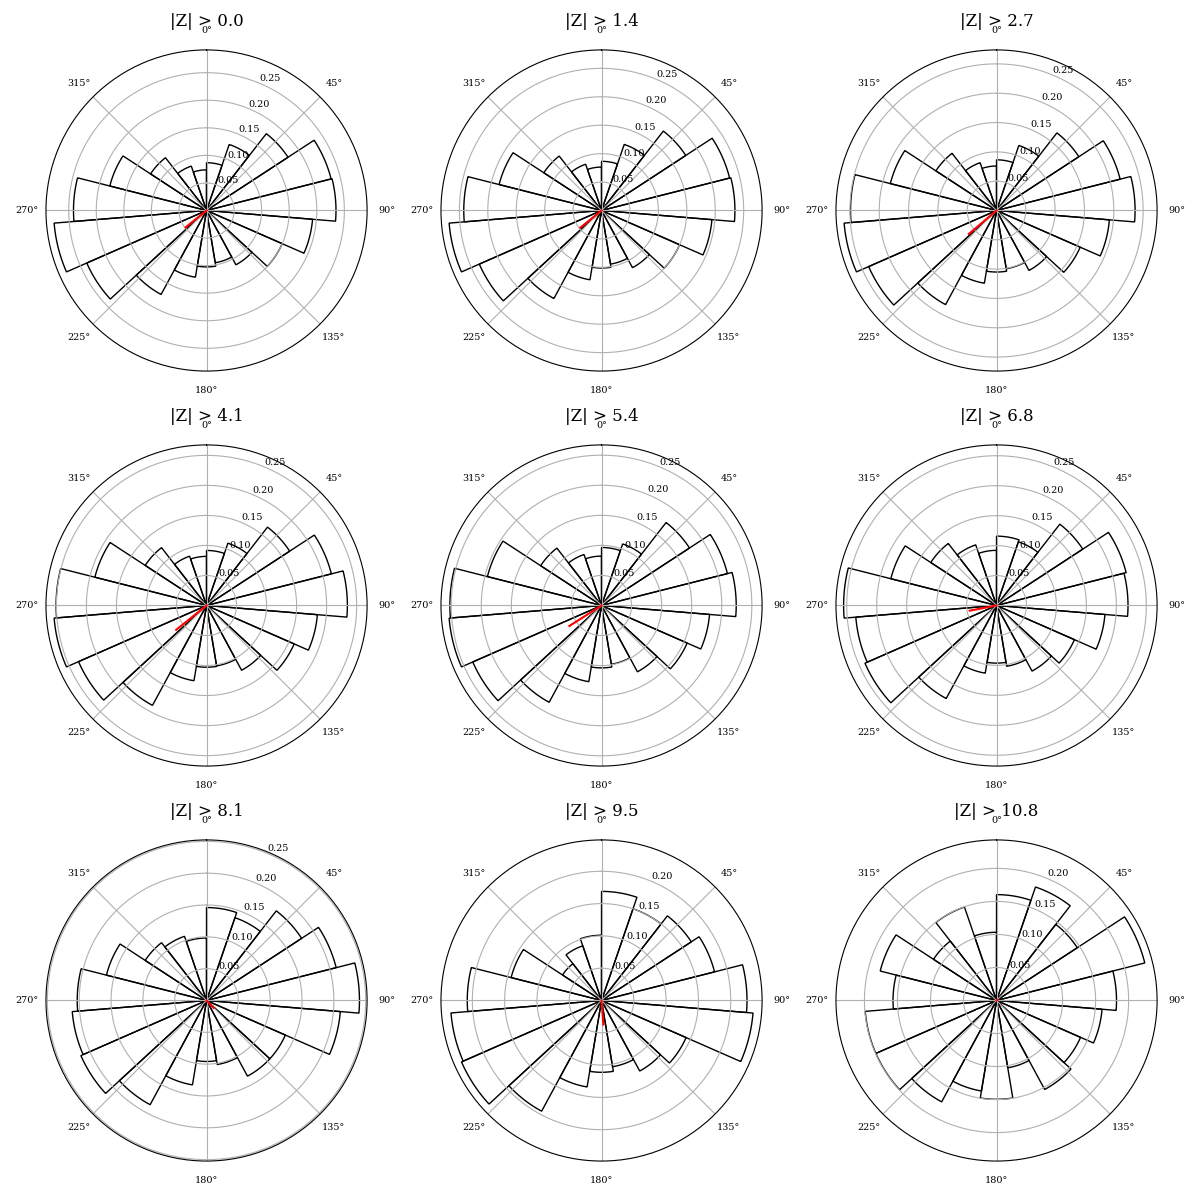

Write the Python code that produced this figure.
import mphys as mp
import logging
import numpy as np
import pandas as pd
import matplotlib.pyplot as plt
import matplotlib.dates as mdates
from matplotlib import cm
import matplotlib as mpl
import seaborn as sns
import scipy
from datetime import datetime as dt
import datetime

years = [2, 11]  # The range of years to get
months = [7, 11]  # Months within year to get
dateRange = []
for y in range(*years):
    for m in range(*months):
        # years = [2, 11]  # The range of years to get
        dateRange.append([y, m])

with mp.Timer('Timing code'):
    # moments = mp.moments(dateRange)  # Regen moments data. Takes > 90s
    # moments.to_csv('moments.csv')
    moments = pd.read_csv('moments.csv',
                          index_col=0, parse_dates=True)

    # omni = mp.omni(dateRange)
    # omni.to_csv('omni.csv')
    omni = pd.read_csv('omniGSE.csv',
                       index_col=0, parse_dates=True)

    # pgp = mp.pgp(dateRange)  # Get predicted geometric position
    # pgp.to_csv('pgp.csv')
    pgp = pd.read_csv('pgpGSE.csv',
                      index_col=0, parse_dates=True)

    # data = pd.merge_asof(moments, omni, left_index=True, right_index=True)
    data = pd.merge_asof(moments, pgp, left_index=True, right_index=True)
    data = pd.merge_asof(data, omni, left_index=True, right_index=True)
    RE = 6371  # km
    data.z = data.z / RE  # Units to RE
    data.x = data.x / RE
    data.y = data.y / RE

    # plot conifg
    nrows = 2
    ncols = 3
    fig = plt.figure(figsize=[12, 12])
    plt.rc('font', family='serif')
    plt.rc('xtick', labelsize='x-small')
    plt.rc('ytick', labelsize='x-small')

    data.z = data.z.abs()
    data = data.dropna()

    data["angle"] = np.arctan2(data.by, data.bz)

    # cmap = cm.get_cmap('Greys')
    # NC = 6
    # colours = [cmap(1.*i/NC) for i in range(NC)]

    # temps = np.linspace(15, 35, nrows*ncols, dtype=int)

    # width = 1
    dmin = data.z.min()
    dmax = data.z.max()
    # edges = np.arange(dmin, dmax+width, width, dtype=int)
    edges = np.linspace(dmin, dmax, 10)
    # flierprops = dict(marker='x', markerfacecolor='k', markersize=3,
    #                   alpha=0.5)
    data2 = data[data.temp > 20]
    # data2 = data2[(data2.index >= dt(2005, 9, 1)) &
    #   (data2.index < dt(2005, 10, 1))]
    for i, r in enumerate(edges[:-1]):
        data3 = data2[(data2.z >= r)]
        C = 1./len(data3) * np.sum(np.cos(data3.angle))
        S = 1./len(data3) * np.sum(np.sin(data3.angle))
        R = np.sqrt(np.power(C, 2) + np.power(S, 2))
        T = np.arctan2(S, C)
        print(
            f"Z > {r:.1f}\n   C={C:.4f}; S={S:.4f}\n  R={R:.4f}f T={np.degrees(T):.4f}")

        ax = fig.add_subplot(3, 3, i+1, projection='polar')
        ax.grid(True)
        ax.set_theta_zero_location('N')
        ax.set_theta_direction(-1)
        ax.hist(data3.angle, np.linspace(-np.pi, np.pi, 20),
                edgecolor='k', fill=False, linewidth=1, density=True, align='left')

        ax.set_title(f'|Z| > {r:.1f}')
        ax.plot([T]*2, [0, R], color='r')
    # ax.set_ylabel(r'$B_z\ (nT)$')
    # ax.set_xlabel(r'$Z_{GSM}\ (R_e)$')
    # ax.set_ylim([-10, 10])
    # ax.set_xlim([dmin, dmax])

plt.tight_layout()
# plt.show()
plt.savefig('python/code/final/imf_angle_hist.png')
